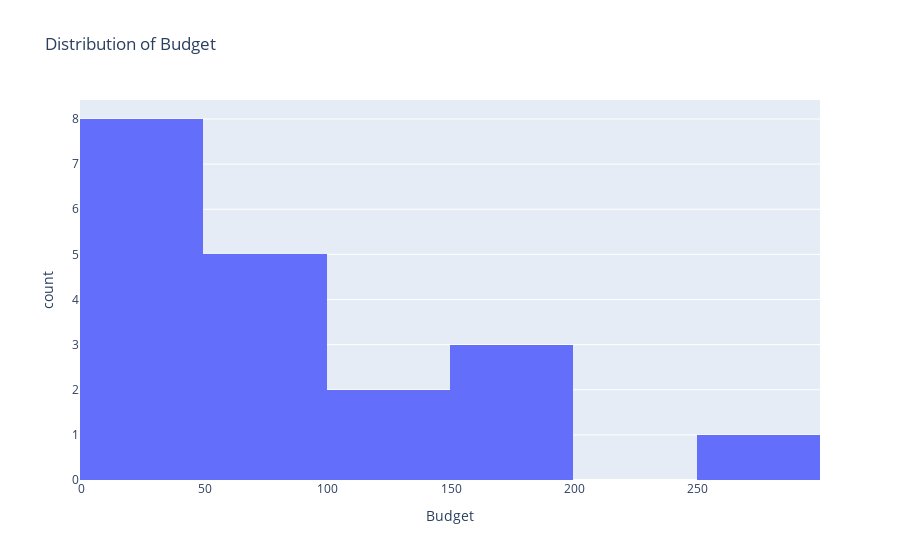
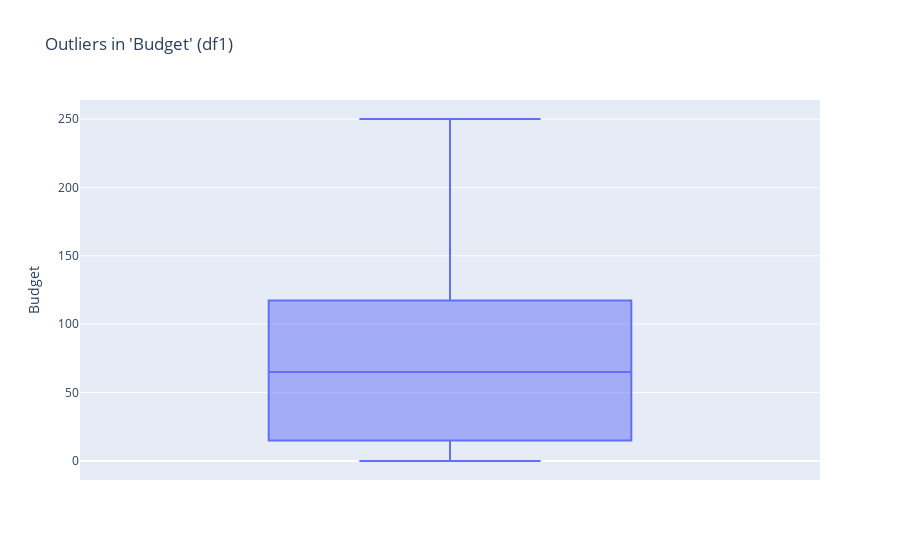

These figures' notebook cell, in order:
### Code cell
fig1a= px.histogram(df1, x="Budget", title="Distribution of Budget")
fig1a.show()

fig1 = px.box(df1, y="Budget", title="Outliers in 'Budget' (df1)")
fig1.update_layout(xaxis_tickangle=-45)
fig1.show()

### Figure 1 — Plotly figure (JSON) as saved in the notebook; plotly's stock layout.template omitted (floating-point values rounded to 4 significant figures)
{"data": [{"bingroup": "x", "hovertemplate": "Budget=%{x}<br>count=%{y}<extra></extra>", "legendgroup": "", "marker": {"color": "#636efa", "pattern": {"shape": ""}}, "name": "", "orientation": "v", "showlegend": false, "type": "histogram", "x": [50, 75, 15, 0, 25, 15, 75, 150, 30, 250, 75, 65, 123, 0, 11, 150, 100, 15, 150], "xaxis": "x", "yaxis": "y"}], "layout": {"barmode": "relative", "legend": {"tracegroupgap": 0}, "title": {"text": "Distribution of Budget"}, "xaxis": {"anchor": "y", "domain": [0, 1], "title": {"text": "Budget"}}, "yaxis": {"anchor": "x", "domain": [0, 1], "title": {"text": "count"}}}}

### Figure 2 — Plotly figure (JSON) as saved in the notebook; plotly's stock layout.template omitted (floating-point values rounded to 4 significant figures)
{"data": [{"alignmentgroup": "True", "hovertemplate": "Budget=%{y}<extra></extra>", "legendgroup": "", "marker": {"color": "#636efa"}, "name": "", "notched": false, "offsetgroup": "", "orientation": "v", "showlegend": false, "type": "box", "x0": " ", "xaxis": "x", "y": [50, 75, 15, 0, 25, 15, 75, 150, 30, 250, 75, 65, 123, 0, 11, 150, 100, 15, 150], "y0": " ", "yaxis": "y"}], "layout": {"boxmode": "group", "legend": {"tracegroupgap": 0}, "title": {"text": "Outliers in 'Budget' (df1)"}, "xaxis": {"anchor": "y", "domain": [0, 1], "tickangle": -45}, "yaxis": {"anchor": "x", "domain": [0, 1], "title": {"text": "Budget"}}}}
